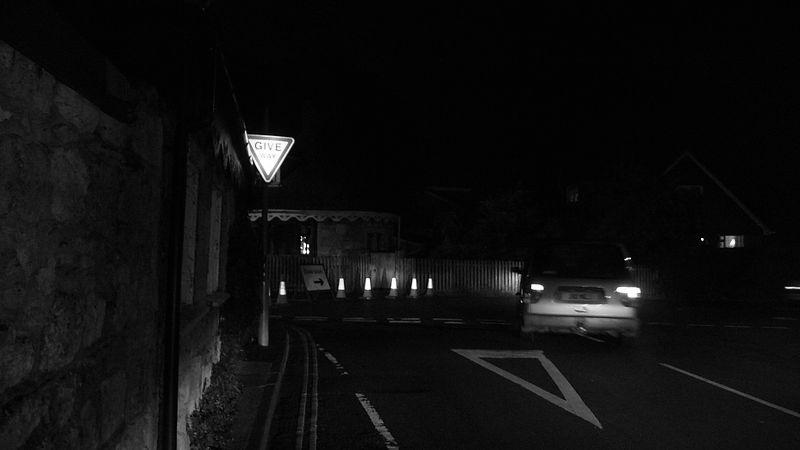
%> input picture dark_road_1.jpg, 800 x 450 px
$ octave askisi_1_4.m   (GNU Octave 9; MATLAB toolbox functions it lacks are replaced by stand-ins)
%> lines starting %> are read from the running program, lines starting %| are printed output that depends on the picture
% Import the image
road_1 = imread("dark_road_1.jpg");
%> road_1 is the input picture: size 450x800 uint8; min 0, max 255, mean 14.6
road_2 = imread("dark_road_2.jpg");
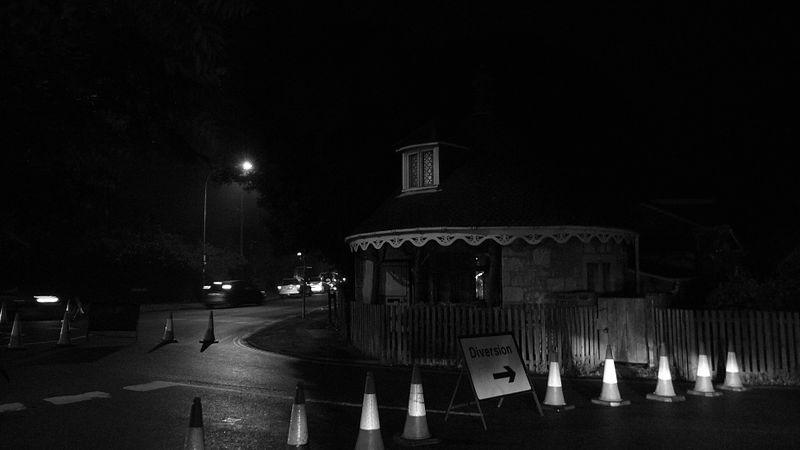
%> input picture dark_road_2.jpg, 800 x 450 px
%> road_2 is the input picture: size 450x800 uint8; min 0, max 255, mean 16.8
road_3 = imread("dark_road_3.jpg");
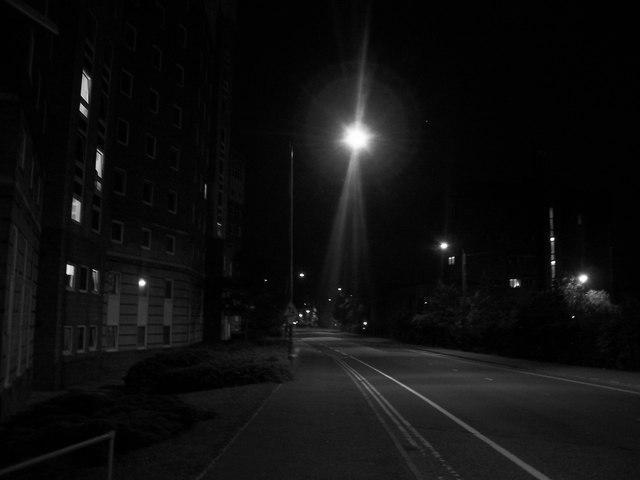
%> input picture dark_road_3.jpg, 640 x 480 px
%> road_3 is the input picture: size 480x640 uint8; min 0, max 255, mean 15.2

% whos road_1
% whos road_2
% whos road_3

%% Original Images
road_1 = im2double(road_1);
%> road_1: size 450x800 double
road_2 = im2double(road_2);
%> road_2: size 450x800 double
road_3 = im2double(road_3);
%> road_3: size 480x640 double

% figure, montage({road_1, road_2, road_3})

% Histograms of Original Images
road_1_hist = imhist(road_1);
%> road_1_hist = 256 values, max 72065 at index 4, min 5 at index 211, mean 1406.2
road_2_hist = imhist(road_2);
%> road_2_hist = 256 values, max 68343 at index 4, min 11 at index 236, mean 1406.2
road_3_hist = imhist(road_3);
%> road_3_hist = 256 values, max 46411 at index 3, min 4 at index 232, mean 1200

%% Global Histogram Equalized Images
road_1_eq = histeq(road_1);
road_2_eq = histeq(road_2);
road_3_eq = histeq(road_3);
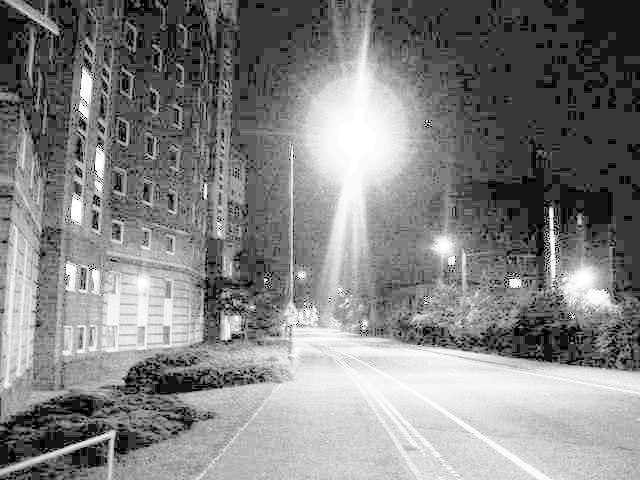
%> road_3_eq: size 480x640 double; min 0, max 1, mean 0.516

% figure, montage({road_1_eq, road_2, road_3})

road_1_eq_hist = imhist(road_1_eq);
%> road_1_eq_hist = 256 values, max 72065 at index 82, min 0 at index 2, mean 1406.2
road_2_eq_hist = imhist(road_2_eq);
%> road_2_eq_hist = 256 values, max 68343 at index 90, min 0 at index 2, mean 1406.2
road_3_eq_hist = imhist(road_3_eq);
%> road_3_eq_hist = 256 values, max 46411 at index 58, min 0 at index 2, mean 1200

%% Local Histogram Equalized Images
size = 64;
window_size = [size, size];

local_histogram_fun = @(block) histeq(block.data);
road_1_local_eq = blockproc(road_1, window_size, local_histogram_fun);
road_1_local_eq = rescale(road_1_local_eq);

road_2_local_eq = blockproc(road_2, window_size, local_histogram_fun);
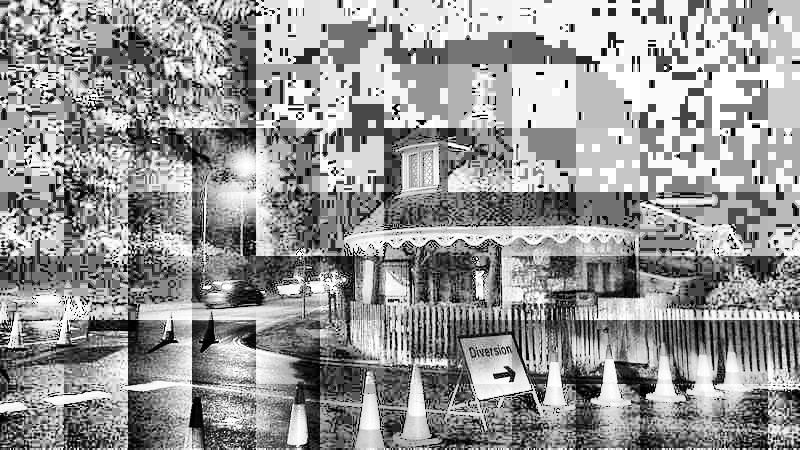
%> road_2_local_eq: size 450x800 double; min 0, max 1, mean 0.592; mean of the top-left, top-right, bottom-left and bottom-right quarters 0.601, 0.704, 0.53, 0.535
road_2_local_eq = rescale(road_2_local_eq);

road_3_local_eq = blockproc(road_3, window_size, local_histogram_fun);
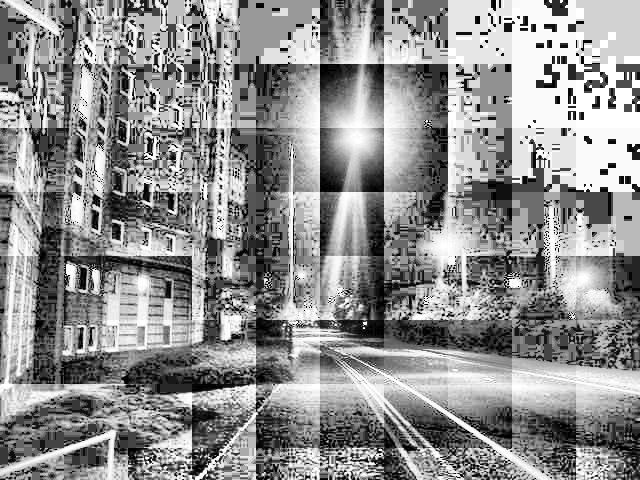
%> road_3_local_eq: size 480x640 double; min 0, max 1, mean 0.566
road_3_local_eq = rescale(road_3_local_eq);

road_1_local_eq_hist = imhist(road_1_local_eq);
%> road_1_local_eq_hist = 256 values, max 15062 at index 252, min 0 at index 2, mean 1406.2
road_2_local_eq_hist = imhist(road_2_local_eq);
%> road_2_local_eq_hist = 256 values, max 16850 at index 252, min 0 at index 2, mean 1406.2
road_3_local_eq_hist = imhist(road_3_local_eq);
%> road_3_local_eq_hist = 256 values, max 15255 at index 252, min 0 at index 2, mean 1200


%% Plot all different versions of the images
show_hist(road_1, road_1_hist, road_1_eq, road_1_eq_hist, road_1_local_eq, road_1_local_eq_hist);
show_hist(road_2, road_2_hist, road_2_eq, road_2_eq_hist, road_2_local_eq, road_2_local_eq_hist);
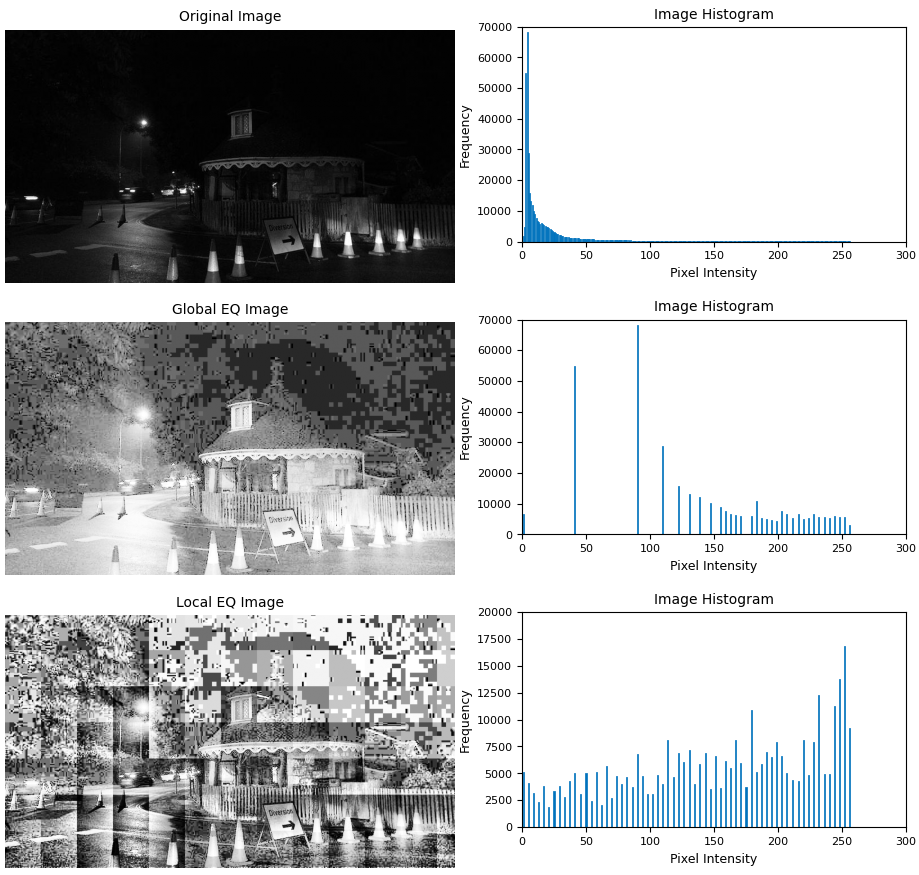
%> figure redrawn from the program's plot data, 6 panels
show_hist(road_3, road_3_hist, road_3_eq, road_3_eq_hist, road_3_local_eq, road_3_local_eq_hist);
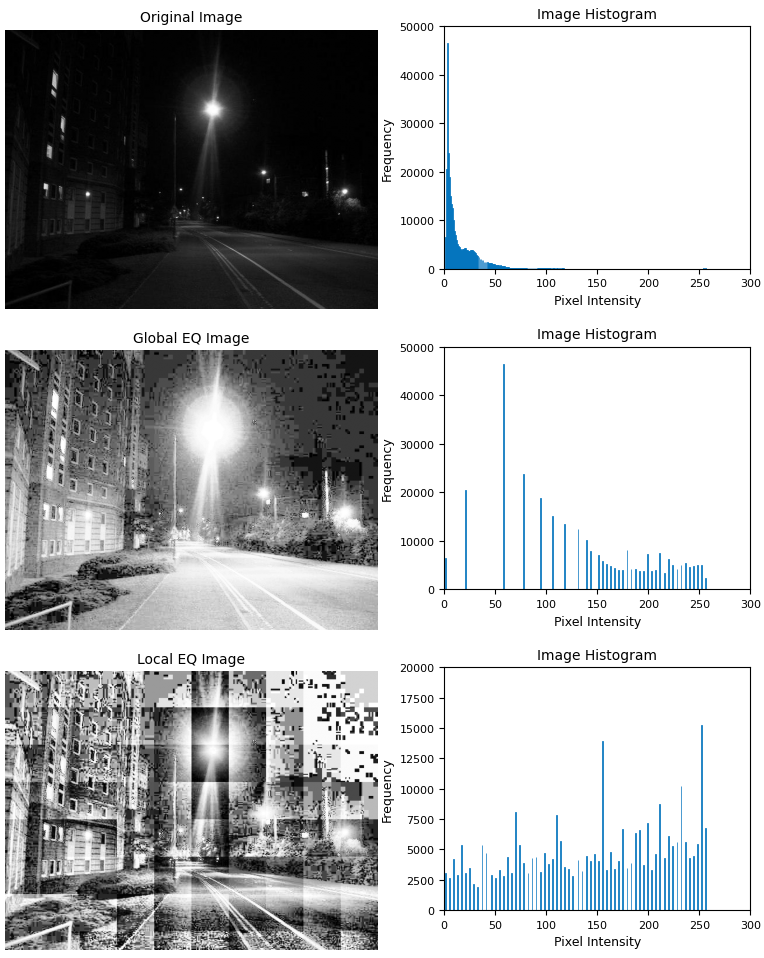
%> figure redrawn from the program's plot data, 6 panels

function show_hist(image, hist, image2, hist2, image3, hist3)
    figure;
    subplot(3, 2, 1);
    imshow(image);
    title('Original Image');

    subplot(3, 2, 2);
    bar(hist);
    title('Image Histogram');
    xlabel('Pixel Intensity');
    ylabel('Frequency');

    subplot(3, 2, 3);
    imshow(image2);
    title('Global EQ Image');

    subplot(3, 2, 4);
    bar(hist2);
    title('Image Histogram');
    xlabel('Pixel Intensity');
    ylabel('Frequency');

    subplot(3, 2, 5);
    imshow(image3);
    title('Local EQ Image');

    subplot(3, 2, 6);
    bar(hist3);
    title('Image Histogram');
    xlabel('Pixel Intensity');
    ylabel('Frequency');

    % Adjust the subplot arrangement and spacing
    set(gcf, 'Units', 'Normalized', 'Position', [0.2, 0.2, 0.6, 0.6]);
end
